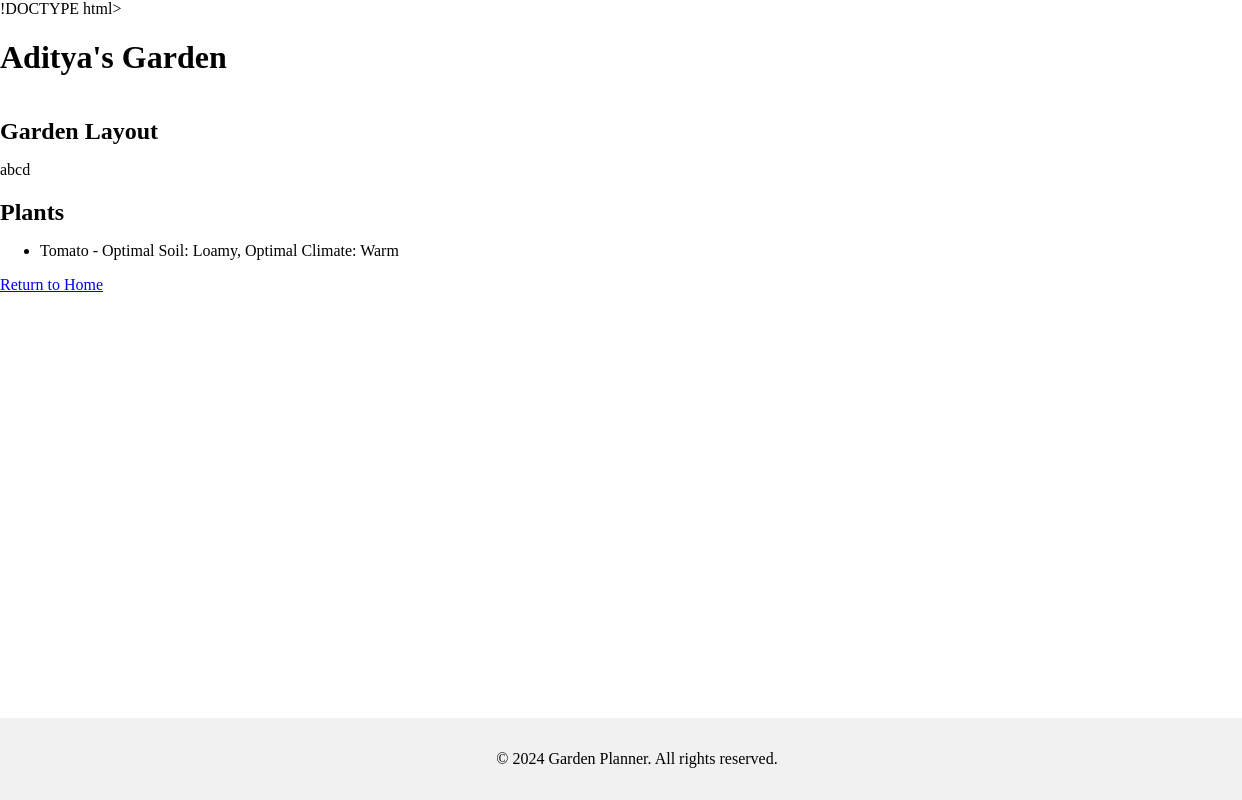
Screenshot of /garden/garden/1/ with the database file from the repository.
### garden/models.py (models this page shows, shortened)
class Garden(models.Model):
    user = models.ForeignKey(User, on_delete=models.CASCADE)
    layout = models.TextField()  # This can be a JSON field for complex layouts
    plants = models.ManyToManyField(Plant)

class Plant(models.Model):
    name = models.CharField(max_length=100)
    optimal_soil = models.CharField(max_length=100)
    optimal_climate = models.CharField(max_length=100)

### garden/views.py (the view)
# urls.py: path('garden/<int:pk>/', garden_detail, name='garden_detail'),
def garden_detail(request, pk):
    garden = get_object_or_404(Garden, pk=pk)
    return render(request, 'garden/garden_detail.html', {'garden': garden})

### templates/garden/garden_detail.html (shortened to what this page needs)
<html lang="en">
<head>
    {% load static %}
    <link rel="stylesheet" href="{% static 'css/style.css' %}">
</head>
<body>
    <header>
        <h1>{{ garden.user.username }}'s Garden</h1>
    </header>
    <main>
        <section>
            <h2>Garden Layout</h2>
            <p>{{ garden.layout }}</p>
        </section>
        <section>
            <h2>Plants</h2>
            <ul>
                {% for plant in garden.plants.all %}
                    <li>{{ plant.name }} - Optimal Soil: {{ plant.optimal_soil }}, Optimal Climate: {{ plant.optimal_climate }}</li>
                {% endfor %}
            </ul>
        </section>
        <a href="{% url 'home' %}">Return to Home</a>
    </main>
    <footer>
        <p>&copy; 2024 Garden Planner. All rights reserved.</p>
    </footer>
</body>
</html>

### static/css/style.css (style rules this page uses)
body { background-color: #fff; }
main h2 { margin-bottom: 1rem; }
html, body { height: 100%; margin: 0; display: flex; flex-direction: column; }
main { flex: 1; }
footer { background-color: #f1f1f1; text-align: center; padding: 1rem; width: 100%; margin-top: auto; }

### rows the page displays
Garden: user.username "Aditya", layout "abcd"
Plant: name "Tomato", optimal_soil "Loamy", optimal_climate "Warm"
